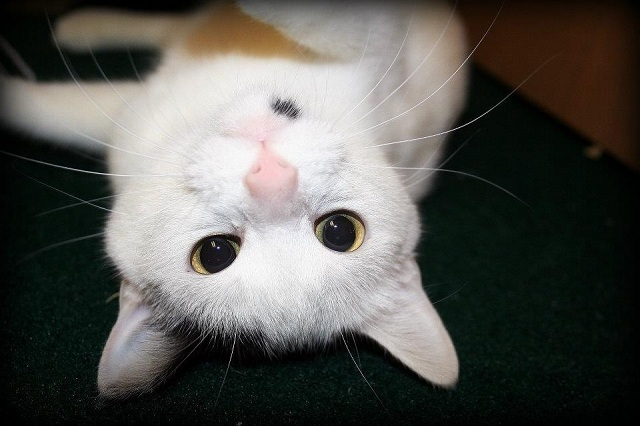
#> input picture demo 16 - video (cv2)/3 - arithmetic operations/cat.jpg, 640 x 426 px
$ python demo_weightedsum.py
#> lines starting #> are read from the running program, lines starting #| are printed output that depends on the picture
# demo_weightedsum.py

import cv2
import numpy as np

img1 = cv2.imread('cat.jpg', 1)
#> img1 is the input picture: shape (426, 640, 3); mean B, G, R 82.6, 87.3, 87.8
img2 = cv2.imread('dog.jpg', 1)
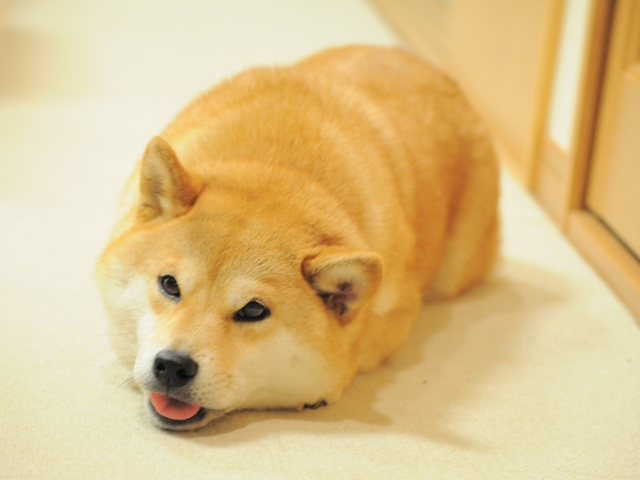
#> input picture demo 16 - video (cv2)/3 - arithmetic operations/dog.jpg, 640 x 480 px
#> img2 is the input picture: shape (480, 640, 3); mean B, G, R 136.4, 192.4, 220.8

print(img1.shape)
#| (426, 640, 3)
print(img2.shape)
#| (480, 640, 3)

img2 = img2[0:img1.shape[0],:,:]
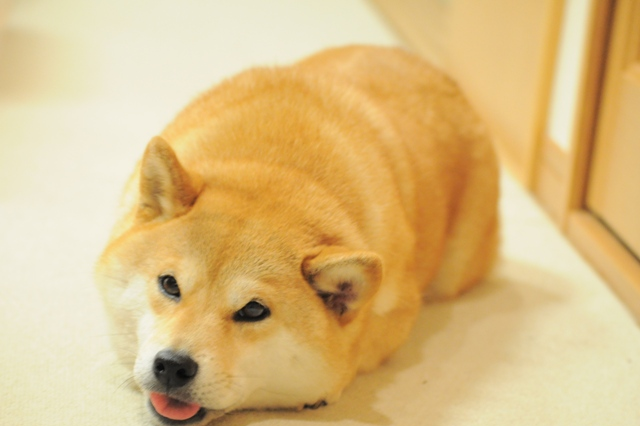
#> img2: shape (426, 640, 3); mean B, G, R 131.3, 189.1, 219.9
print(img2.shape)
#| (426, 640, 3)

# quit()

cv2.imshow('Weighted image', img1)

print('Switch to image window. Then press any key to continue.')

cv2.waitKey(0)   # Wait for key press

N = 10
for i in range(N):
    y = cv2.addWeighted(img1, 1-i/(N-1), img2, i/(N-1), 0)
    # y : weighted sum of two images
    cv2.imshow('Weighted image', y)
    cv2.waitKey(500)   # Wait 0.5 seconds
#> this loop made 10 passes
#> pass 2, `y = cv2.addWeighted(img1, 1-i/(N-1), img2, i/(N-1), 0)`:
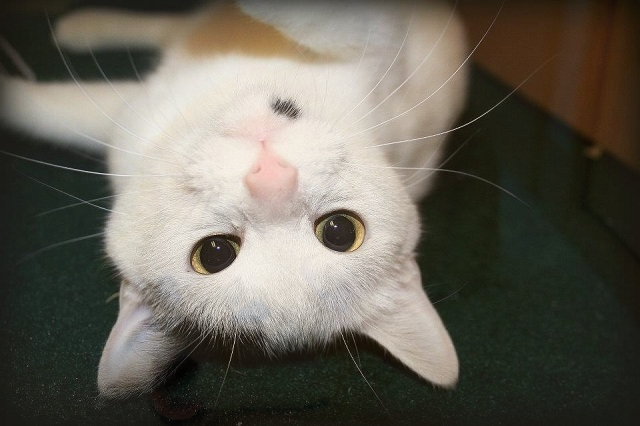
#> y: shape (426, 640, 3); mean B, G, R 88, 98.6, 102.5
#> pass 3, `y = cv2.addWeighted(img1, 1-i/(N-1), img2, i/(N-1), 0)`:
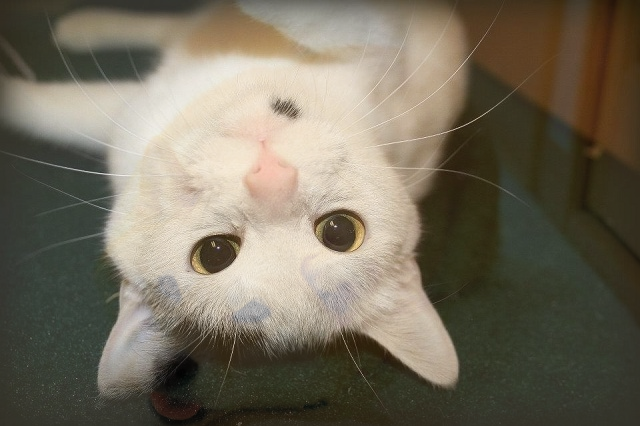
#> y: shape (426, 640, 3); mean B, G, R 93.4, 109.9, 117.2

cv2.destroyAllWindows()
